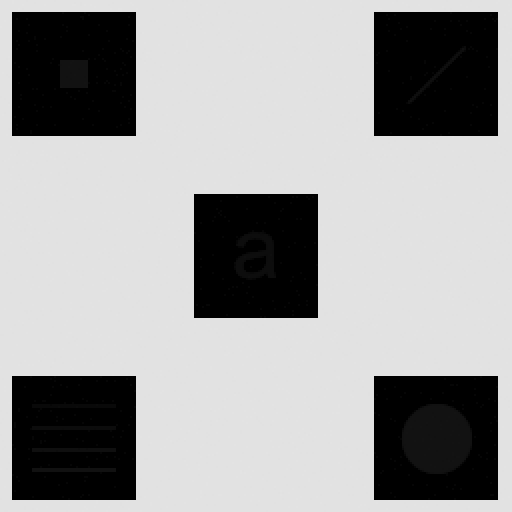
%> input picture laboratorio3/Fig0326(a)(embedded_square_noisy_512).bmp, 512 x 512 px
$ octave exercicios_trans_inten.m   (GNU Octave 9; MATLAB toolbox functions it lacks are replaced by stand-ins)
%> lines starting %> are read from the running program, lines starting %| are printed output that depends on the picture
% pkg load image %% octave
close all; clc;clear

%% leitura das imagens

I = imread('Fig0326(a)(embedded_square_noisy_512).bmp');
%> I is the input picture: size 512x512x3 uint8; min 0, max 227, mean 160.2


%% negativo

J = imcomplement(I);
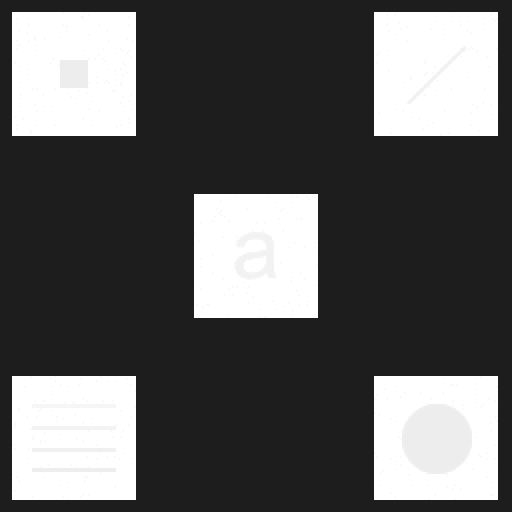
%> J: size 512x512x3 uint8; min 28, max 255, mean 94.8

imshow([I J])
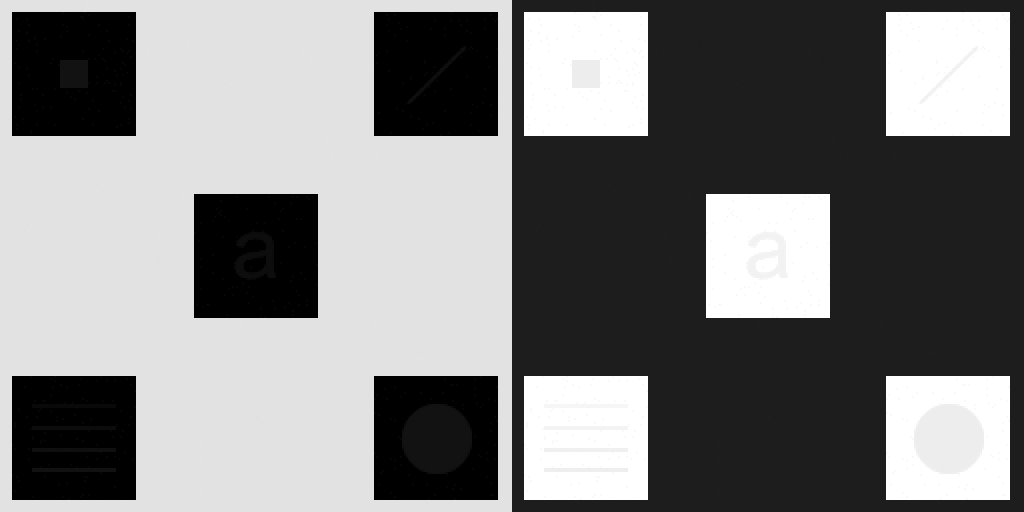
%> displayed picture: size 512x1024x3, on the screen's scale of 0 to 255; min 0, max 255, mean 127.5

%% linear

J = imadjust(I,[],[0.5 1],1);
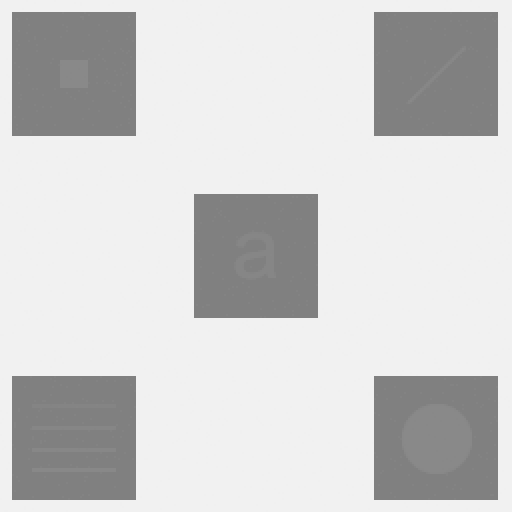
%> J: size 512x512x3 uint8; min 128, max 241, mean 208.1

imshow([I J])

%% logaritmico

J = 1 * log (1 + double(I));
%> J: size 512x512x3 double

S = im2uint8 (mat2gray(J));

imshow([I S])

%% logaritmico inverso

J = 1 * exp (1 + double(I));
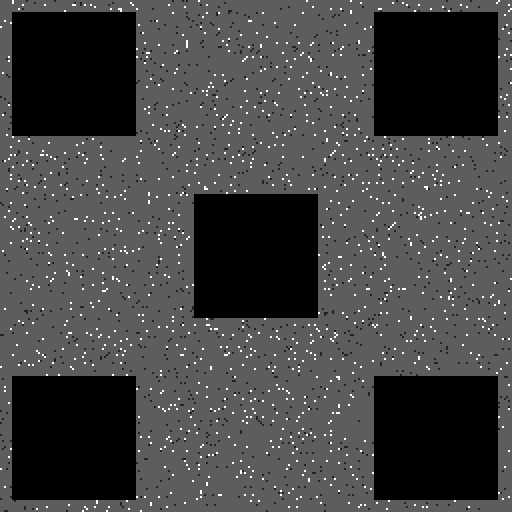
%> J: size 512x512x3 double; min 2.72, max 1.05e+99, mean 2.79e+98; drawn with min black and max white

S = im2uint8 (mat2gray(J));

imshow([I S])
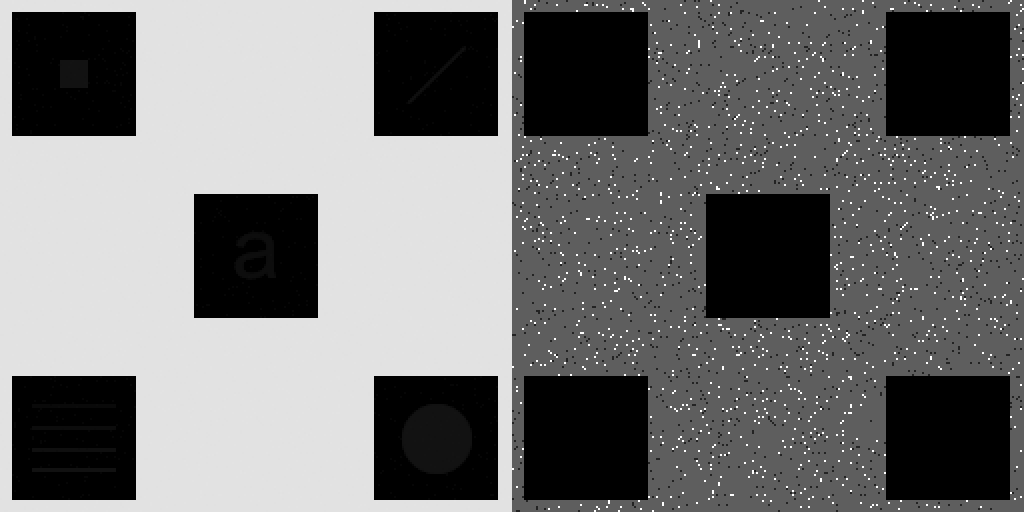
%> displayed picture: size 512x1024x3, on the screen's scale of 0 to 255; min 0, max 255, mean 114.3

%% gamma

J = imadjust(I,[0 0.3],[],1.5);
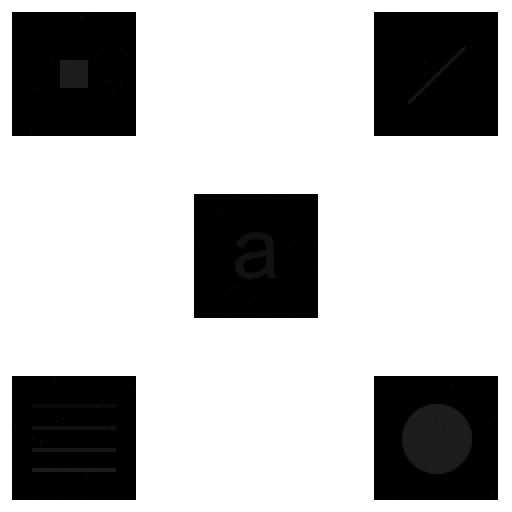
%> J: size 512x512x3 uint8; min 0, max 255, mean 181

imshow([I J])
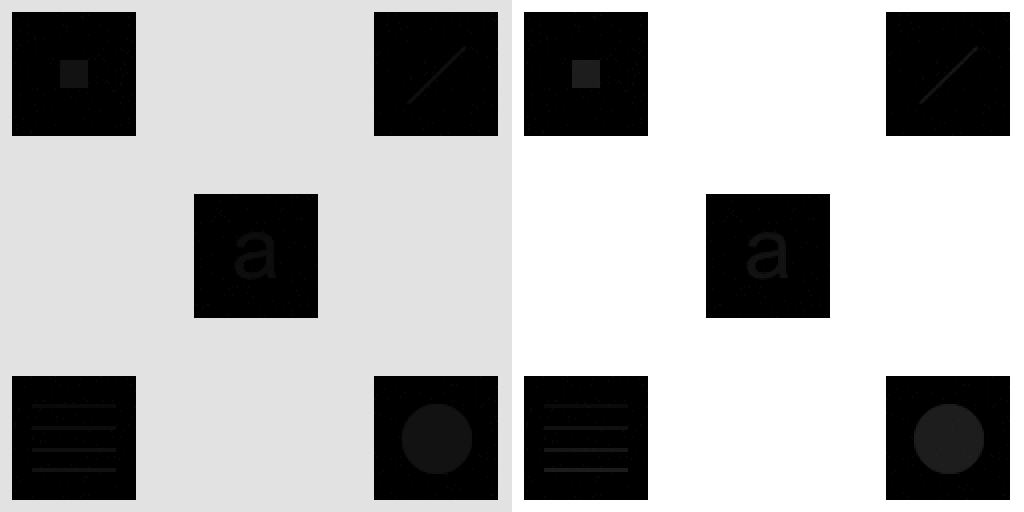
%> displayed picture: size 512x1024x3, on the screen's scale of 0 to 255; min 0, max 255, mean 170.6
